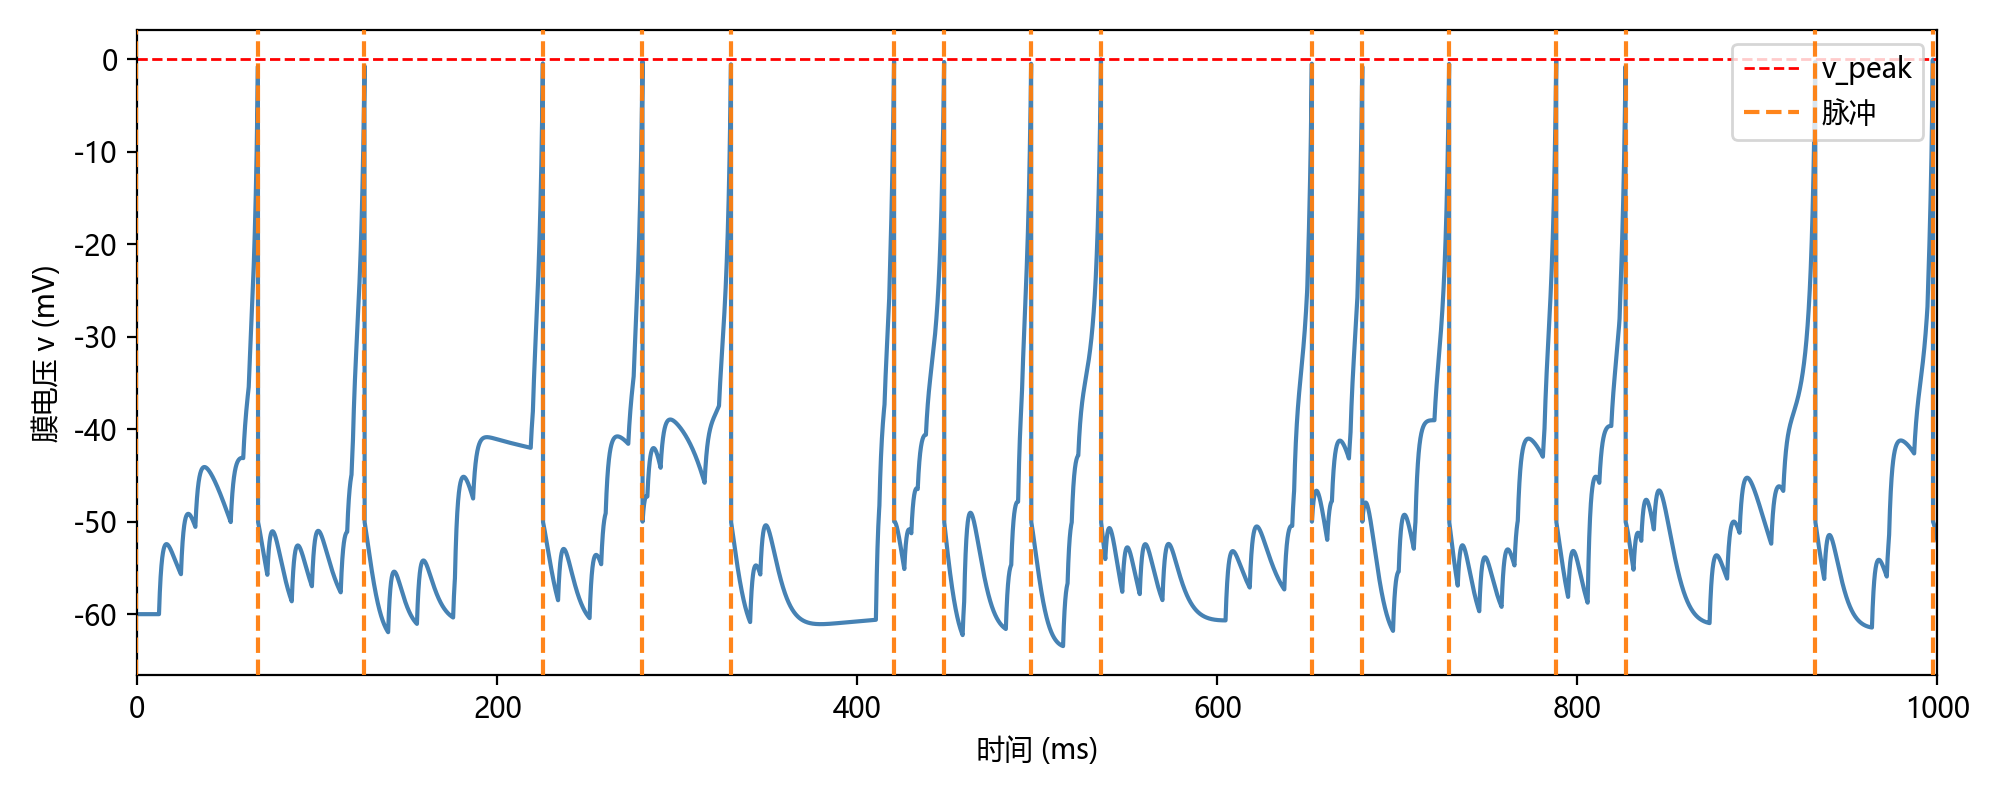

Write the Python code that produced this figure.
import brian2 as b2
import numpy as np
import matplotlib.pyplot as plt
from brian2.units import amp, volt, farad, mA, uA, nA, pA, mV, uF, nF, pF, second, ms, us, siemens, mS, uS, nS, Hz

# 参数
C = 100*pF # 膜电容
v_r = -60*mV # 静息电位
v_t = -40*mV # 阈值电位
k = 0.7*pA/(mV**2)
a = 0.03/ms
b = -2*nS
v_peak = 0*mV  # 峰值电位
c_reset = -50*mV
d_reset = 100*pA
v_E = 0*mV
g_AMPA_ext = 10*nS
g_AMPA_noise = 0.5*nS
tau_AMPA = 2*ms

# 模型方程
exp = """
dv/dt = (k*(v - v_r)*(v - v_t) - u + I_syn)/C : volt
du/dt = a*(b*(v - v_r) - u) : amp
I_syn = I_AMPA_ext : amp
I_AMPA_ext = g_AMPA_ext*s_AMPA_ext*(v_E - v) : amp
ds_AMPA_ext/dt = -s_AMPA_ext/tau_AMPA : 1
"""


def q1():
	"""模拟外部泊松脉冲输入为 100Hz 时单神经元的动态，输出三分图。

	三个子图：
	1. 膜电压 v 随时间 (黄色虚线为脉冲发放时刻)
	2. 变量 u 随时间
	3. 有效外部 AMPA 导通率 g_AMPA_ext * s_AMPA_ext 随时间

	配置：
	- 时间步长 dt = 0.05 ms
	- 总模拟时长 sim_time = 1000 ms
	- 外部输入：PoissonGroup，发放率 ext_rate = 100 Hz
	- 发放与重置：v > v_peak 触发；v = c_reset；u += d_reset
	图片保存路径：1_1/q1.png
	"""
	sim_time = 1000*ms
	ext_rate = 100*Hz
	dt = 0.05*ms

	# 设置全局时间步长
	b2.defaultclock.dt = dt

	# 单个神经元，使用上述动力学方程
	G = b2.NeuronGroup(
		N=1,
		model=exp,
		threshold='v > v_peak',
		reset='v = c_reset; u += d_reset',
		method='euler',
	)
	G.v = v_r
	G.u = 0*pA
	G.s_AMPA_ext = 0

	# 外部输入：泊松脉冲（固定 100Hz）
	P = b2.PoissonGroup(1, rates=ext_rate)

	# 每个外部脉冲使后突触神经元的 s_AMPA_ext 加 1
	S_ext = b2.Synapses(P, G, on_pre='s_AMPA_ext_post += 1')
	S_ext.connect()

	# 监视器（记录 v, u, s_AMPA_ext）
	M = b2.StateMonitor(G, variables=['v', 'u', 's_AMPA_ext'], record=True)
	SmG = b2.SpikeMonitor(G)

	# 运行
	b2.run(sim_time)

	# 绘图：仅 v(t)
	fig, ax = plt.subplots(figsize=(10, 4))
	t = M.t / ms
	ax.plot(t, M.v[0] / mV, color='steelblue')
	ax.axhline(float(v_peak/mV), color='r', ls='--', lw=1, label='v_peak')
	for st in SmG.t/ms:
		ax.axvline(st, color='tab:orange', ls='--', lw=1.5, alpha=0.95, zorder=10)
	ax.axvline(-1, color='tab:orange', ls='--', lw=1.5, alpha=0.95, label='脉冲', zorder=10)
	ax.set_xlim(0.0, float(sim_time/ms))
	ax.set_ylabel('膜电压 v (mV)')
	ax.set_xlabel('时间 (ms)')
	ax.legend(loc='upper right')
	fig.tight_layout()
	plt.savefig('1_1/q1.png', dpi=200)
	plt.close(fig)
	return M, SmG

if __name__ == '__main__':
	# 运行所需配置：100Hz 外部输入，1000ms，总步长 0.05ms
	# 配置中文字体
	plt.rcParams['font.sans-serif'] = ['Microsoft YaHei']  # 黑体、微软雅黑
	plt.rcParams['axes.unicode_minus'] = False  # 解决负号显示问题
	q1()